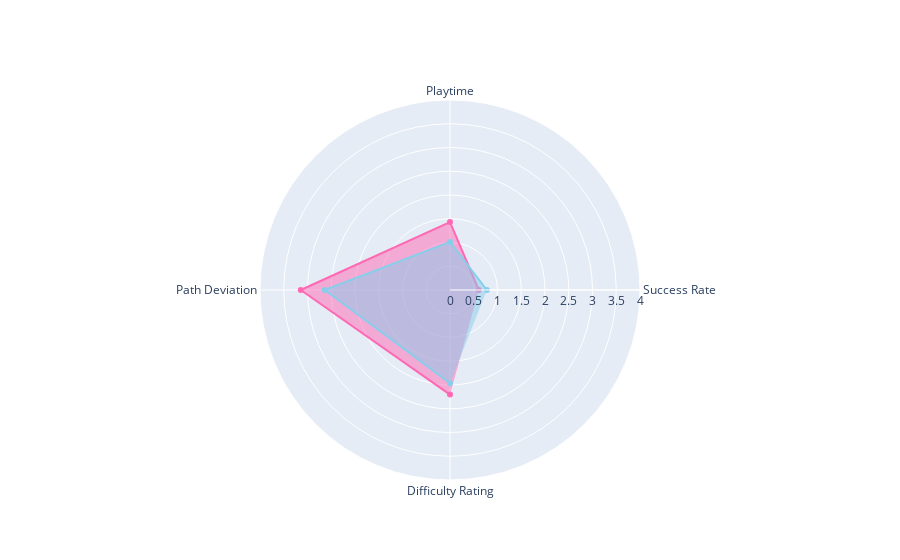

Notebook code for this chart:
### Code cell
# Radar chart for naive analysis - Can't show in jupyter notebook but on the webpage
# TODO decide how to do with playtime since that value scews the entire plot now.
# color code: https://stackoverflow.com/questions/22408237/named-colors-in-matplotlib

categories = ['Success Rate','Playtime','Path Deviation',
              'Difficulty Rating']

fig = go.Figure()

fig.add_trace(go.Scatterpolar(
      r=[wsuccessrate_mean, wplaytime_mean/100, wpathdev_mean, wdiffrating_mean],
      theta=categories,
      fill='toself',
      line_color='hotpink',
      name='Women'
))
fig.add_trace(go.Scatterpolar(
      r=[msuccessrate_mean, mplaytime_mean/100, mpathdev_mean, mdiffrating_mean],
      theta=categories,
      fill='toself',
      line_color='skyblue',
      name='Men'
))

fig.update_layout(
  polar=dict(
    radialaxis=dict(
      visible=True,
      range=[0, 4]
    )),
  showlegend=False
)

fig.show()
#fig.to_html(full_html = False, include_plotlyjs='cdn')
#fig.write_html("datastory_plot/radarplot_test.html", full_html=False, include_plotlyjs='cdn')

### Figure 1 — Plotly figure (JSON) as saved in the notebook; plotly's stock layout.template omitted (floating-point values rounded to 4 significant figures)
{"data": [{"fill": "toself", "line": {"color": "hotpink"}, "name": "Women", "r": [0.6068, 1.43, 3.142, 2.202], "theta": ["Success Rate", "Playtime", "Path Deviation", "Difficulty Rating"], "type": "scatterpolar"}, {"fill": "toself", "line": {"color": "skyblue"}, "name": "Men", "r": [0.7758, 1.012, 2.637, 1.963], "theta": ["Success Rate", "Playtime", "Path Deviation", "Difficulty Rating"], "type": "scatterpolar"}], "layout": {"polar": {"radialaxis": {"range": [0, 4], "visible": true}}, "showlegend": false}}
